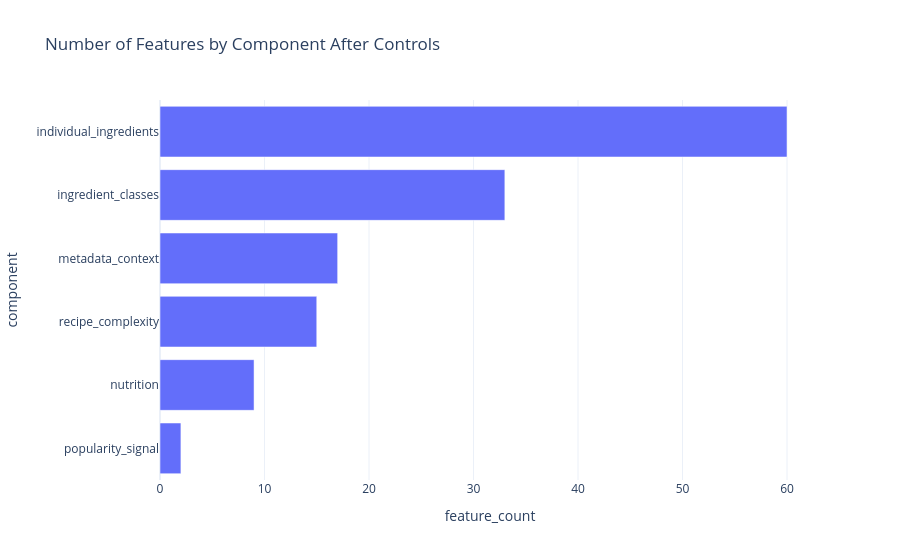
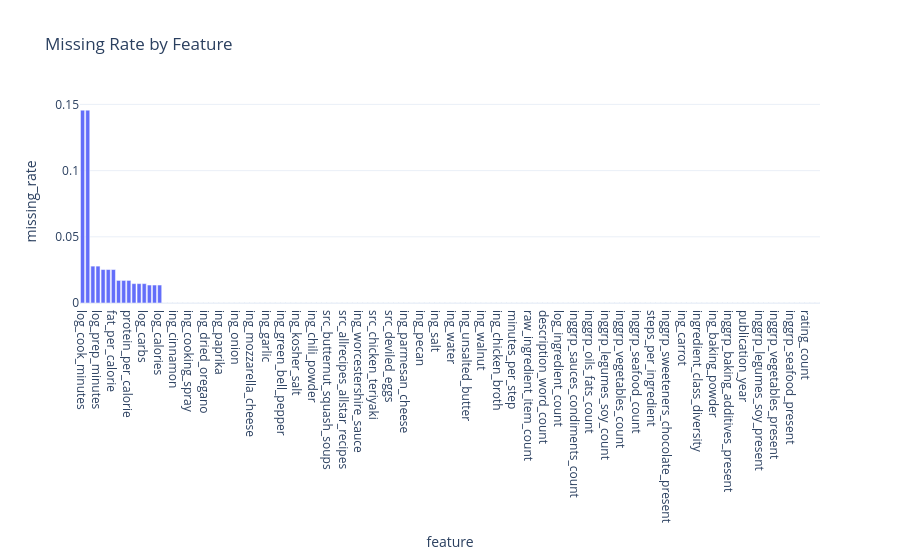
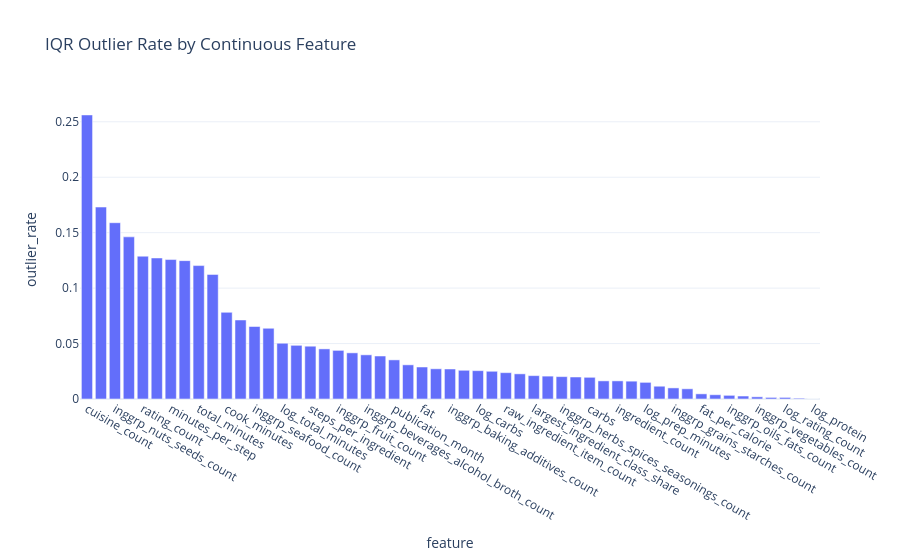
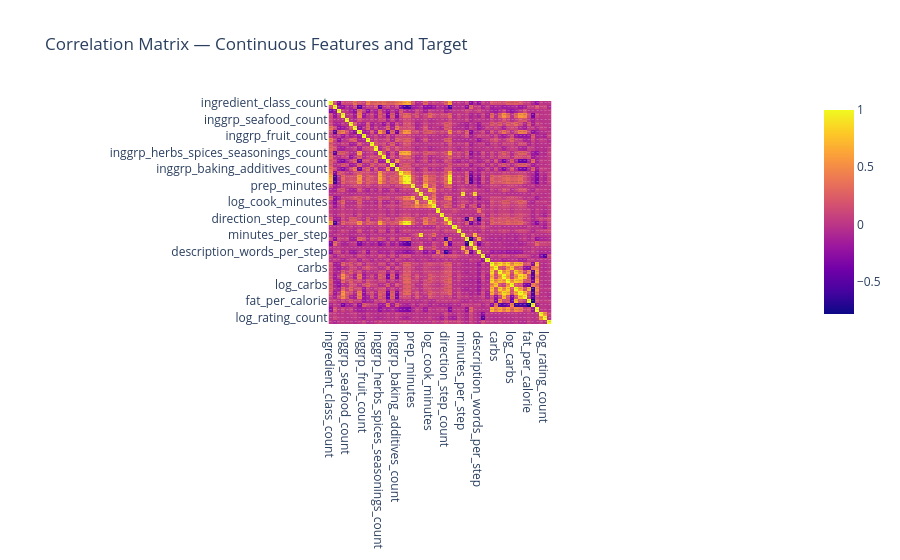

These figures' notebook cell, in order:
### Code cell
white_plot(
    px.bar(
        component_overview_after.sort_values("feature_count"),
        x="feature_count",
        y="component",
        orientation="h",
        title="Number of Features by Component After Controls"
    )
)

white_plot(
    px.bar(
        control_report["missing_table"],
        x="feature",
        y="missing_rate",
        title="Missing Rate by Feature"
    )
)

if len(control_report["outlier_table"]):
    white_plot(
        px.bar(
            control_report["outlier_table"],
            x="feature",
            y="outlier_rate",
            title="IQR Outlier Rate by Continuous Feature"
        )
    )

if not control_report["corr_matrix"].empty:
    white_plot(
        px.imshow(
            control_report["corr_matrix"],
            text_auto=".2f",
            title="Correlation Matrix — Continuous Features and Target"
        )
    )

### Figure 1 — Plotly figure (JSON) as saved in the notebook; plotly's stock layout.template omitted (floating-point values rounded to 4 significant figures)
{"data": [{"hovertemplate": "feature_count=%{x}<br>component=%{y}<extra></extra>", "legendgroup": "", "marker": {"color": "#636efa", "pattern": {"shape": ""}}, "name": "", "orientation": "h", "showlegend": false, "textposition": "auto", "type": "bar", "x": [2, 9, 15, 17, 33, 60], "xaxis": "x", "y": ["popularity_signal", "nutrition", "recipe_complexity", "metadata_context", "ingredient_classes", "individual_ingredients"], "yaxis": "y"}], "layout": {"barmode": "relative", "legend": {"tracegroupgap": 0}, "title": {"text": "Number of Features by Component After Controls"}, "xaxis": {"anchor": "y", "domain": [0, 1], "title": {"text": "feature_count"}}, "yaxis": {"anchor": "x", "domain": [0, 1], "title": {"text": "component"}}}}

### Figure 2 — Plotly figure (JSON) as saved in the notebook; plotly's stock layout.template omitted (floating-point values rounded to 4 significant figures; data arrays with more than 128 entries replaced by an {"elided": "..."} marker saying what was removed)
{"data": [{"hovertemplate": "feature=%{x}<br>missing_rate=%{y}<extra></extra>", "legendgroup": "", "marker": {"color": "#636efa", "pattern": {"shape": ""}}, "name": "", "orientation": "v", "showlegend": false, "textposition": "auto", "type": "bar", "x": {"elided": "144 str values"}, "xaxis": "x", "y": {"elided": "144 float values"}, "yaxis": "y"}], "layout": {"barmode": "relative", "legend": {"tracegroupgap": 0}, "title": {"text": "Missing Rate by Feature"}, "xaxis": {"anchor": "y", "domain": [0, 1], "title": {"text": "feature"}}, "yaxis": {"anchor": "x", "domain": [0, 1], "title": {"text": "missing_rate"}}}}

### Figure 3 — Plotly figure (JSON) as saved in the notebook; plotly's stock layout.template omitted (floating-point values rounded to 4 significant figures)
{"data": [{"hovertemplate": "feature=%{x}<br>outlier_rate=%{y}<extra></extra>", "legendgroup": "", "marker": {"color": "#636efa", "pattern": {"shape": ""}}, "name": "", "orientation": "v", "showlegend": false, "textposition": "auto", "type": "bar", "x": ["cuisine_count", "inggrp_legumes_soy_count", "inggrp_nuts_seeds_count", "description_word_count", "rating_count", "publication_year", "minutes_per_step", "total_minutes_per_ingredient", "total_minutes", "title_word_count", "cook_minutes", "description_words_per_step", "inggrp_seafood_count", "ingredients_per_step", "log_total_minutes", "inggrp_sweeteners_chocolate_count", "steps_per_ingredient", "calories_per_ingredient", "inggrp_fruit_count", "prep_minutes", "inggrp_beverages_alcohol_broth_count", "log_fat", "publication_month", "inggrp_sauces_condiments_count", "fat", "log_calories", "inggrp_baking_additives_count", "log_cook_minutes", "log_carbs", "calories", "raw_ingredient_item_count", "protein", "largest_ingredient_class_share", "inggrp_meat_poultry_count", "inggrp_herbs_spices_seasonings_count", "protein_per_calorie", "carbs", "direction_step_count", "ingredient_count", "ingredient_class_diversity", "log_prep_minutes", "category_count", "inggrp_grains_starches_count", "log_ingredient_count", "fat_per_calorie", "carbs_per_calorie", "inggrp_oils_fats_count", "inggrp_dairy_count", "inggrp_vegetables_count", "ingredient_class_count", "log_rating_count", "inggrp_eggs_count", "log_protein"], "xaxis": "x", "y": [0.2562, 0.1731, 0.159, 0.1462, 0.1288, 0.1272, 0.1258, 0.1248, 0.1203, 0.1124, 0.07815, 0.07128, 0.06538, 0.06377, 0.05029, 0.04841, 0.04761, 0.04519, 0.04385, 0.04162, 0.03984, 0.03876, 0.03528, 0.03081, 0.02885, 0.02724, 0.02706, 0.0259, 0.02554, 0.02501, 0.02376, 0.02269, 0.02108, 0.02063, 0.02019, 0.01983, 0.01956, 0.01635, 0.01635, 0.01608, 0.01501, 0.01152, 0.01, 0.0092, 0.004645, 0.003841, 0.003305, 0.00268, 0.001965, 0.001429, 0.001429, 0.0007145, 0.0], "yaxis": "y"}], "layout": {"barmode": "relative", "legend": {"tracegroupgap": 0}, "title": {"text": "IQR Outlier Rate by Continuous Feature"}, "xaxis": {"anchor": "y", "domain": [0, 1], "title": {"text": "feature"}}, "yaxis": {"anchor": "x", "domain": [0, 1], "title": {"text": "outlier_rate"}}}}

### Figure 4 — Plotly figure (JSON) as saved in the notebook; plotly's stock layout.template omitted (floating-point values rounded to 4 significant figures; data arrays with more than 128 entries replaced by an {"elided": "..."} marker saying what was removed)
{"data": [{"coloraxis": "coloraxis", "hovertemplate": "x: %{x}<br>y: %{y}<br>color: %{z}<extra></extra>", "name": "0", "texttemplate": "%{z:.2f}", "type": "heatmap", "x": ["ingredient_class_count", "ingredient_class_diversity", "largest_ingredient_class_share", "inggrp_meat_poultry_count", "inggrp_seafood_count", "inggrp_dairy_count", "inggrp_eggs_count", "inggrp_vegetables_count", "inggrp_fruit_count", "inggrp_grains_starches_count", "inggrp_legumes_soy_count", "inggrp_nuts_seeds_count", "inggrp_herbs_spices_seasonings_count", "inggrp_oils_fats_count", "inggrp_sweeteners_chocolate_count", "inggrp_sauces_condiments_count", "inggrp_baking_additives_count", "inggrp_beverages_alcohol_broth_count", "ingredient_count", "log_ingredient_count", "prep_minutes", "cook_minutes", "total_minutes", "log_prep_minutes", "log_cook_minutes", "log_total_minutes", "description_word_count", "title_word_count", "direction_step_count", "raw_ingredient_item_count", "category_count", "cuisine_count", "minutes_per_step", "ingredients_per_step", "steps_per_ingredient", "total_minutes_per_ingredient", "description_words_per_step", "publication_year", "publication_month", "calories", "carbs", "fat", "protein", "log_calories", "log_carbs", "log_fat", "log_protein", "protein_per_calorie", "fat_per_calorie", "carbs_per_calorie", "calories_per_ingredient", "rating_count", "log_rating_count", "rating_value"], "xaxis": "x", "y": ["ingredient_class_count", "ingredient_class_diversity", "largest_ingredient_class_share", "inggrp_meat_poultry_count", "inggrp_seafood_count", "inggrp_dairy_count", "inggrp_eggs_count", "inggrp_vegetables_count", "inggrp_fruit_count", "inggrp_grains_starches_count", "inggrp_legumes_soy_count", "inggrp_nuts_seeds_count", "inggrp_herbs_spices_seasonings_count", "inggrp_oils_fats_count", "inggrp_sweeteners_chocolate_count", "inggrp_sauces_condiments_count", "inggrp_baking_additives_count", "inggrp_beverages_alcohol_broth_count", "ingredient_count", "log_ingredient_count", "prep_minutes", "cook_minutes", "total_minutes", "log_prep_minutes", "log_cook_minutes", "log_total_minutes", "description_word_count", "title_word_count", "direction_step_count", "raw_ingredient_item_count", "category_count", "cuisine_count", "minutes_per_step", "ingredients_per_step", "steps_per_ingredient", "total_minutes_per_ingredient", "description_words_per_step", "publication_year", "publication_month", "calories", "carbs", "fat", "protein", "log_calories", "log_carbs", "log_fat", "log_protein", "protein_per_calorie", "fat_per_calorie", "carbs_per_calorie", "calories_per_ingredient", "rating_count", "log_rating_count", "rating_value"], "yaxis": "y", "z": {"elided": "54x54 float values"}}], "layout": {"coloraxis": {"colorscale": [[0, "#0d0887"], [0.1111, "#46039f"], [0.2222, "#7201a8"], [0.3333, "#9c179e"], [0.4444, "#bd3786"], [0.5556, "#d8576b"], [0.6667, "#ed7953"], [0.7778, "#fb9f3a"], [0.8889, "#fdca26"], [1, "#f0f921"]]}, "title": {"text": "Correlation Matrix — Continuous Features and Target"}, "xaxis": {"anchor": "y", "constrain": "domain", "domain": [0, 1], "scaleanchor": "y"}, "yaxis": {"anchor": "x", "autorange": "reversed", "constrain": "domain", "domain": [0, 1]}}}
